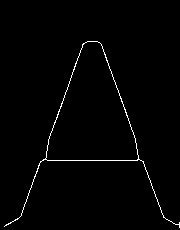
%> input picture ui/skeletonized/ss2.png, 180 x 230 px
$ octave segmentation_test.m   (GNU Octave 9; MATLAB toolbox functions it lacks are replaced by stand-ins)
%> lines starting %> are read from the running program, lines starting %| are printed output that depends on the picture; in (x1, y1, x2, y2) boxes, pixels count from 0 and x2, y2 are one past the last pixel; in counts of white or black regions, pixels touching at a corner belong together; the program's own positions count from 1
### character_segmentation/prototyping/find_circles.m
function [centers, radii, votes] = find_circles(BW, radius_range, thresh, nhood)

    centers = [];
    radii = [];
    votes = [];

    for i = 1:length(radius_range)

        H = hough_circles_acc(BW, radius_range(i));
        %cur_centers = hough_peaks(H, 'numpeaks', 5, 'Threshold', 0.85 * max(H(:)), 'NHoodSize', floor(size(H) / 100.0) * 2 + 1);
        cur_centers = hough_peaks(H, 'numpeaks', 5, 'Threshold', thresh * max(H(:)), 'NHoodSize', [nhood nhood]);
%         cur_centers = hough_peaks(H, 'numpeaks', 50, 'Threshold', 0.90 * max(H(:))'NHoodSize', [50 50]);
        for j = 1:size(cur_centers,1)
            cur_vote = H(cur_centers(j,1), cur_centers(j,2));
            votes = [votes; cur_vote];
        end
        centers = [centers; cur_centers];
        radii = [radii; repmat(radius_range(i), size(cur_centers,1), 1)];

    end


    % Remove centers that are too close based on votes
    i = 1;
    nHoodSize = nhood;
    centers_x = centers(:,1);
    centers_y = centers(:,2);
    while i <= length(votes)
        max_peak_x = centers_x(i) + (nHoodSize - 1)/2;
        min_peak_x = centers_x(i) - (nHoodSize - 1)/2;
        max_peak_y = centers_y(i) + (nHoodSize - 1)/2;
        min_peak_y = centers_y(i) - (nHoodSize - 1)/2;

        in_range = centers_x < max_peak_x & centers_x > min_peak_x & centers_y < max_peak_y & centers_y > min_peak_y;

        if sum(in_range) > 1
            % Find maximum vote and remove others
            idx = 1:length(centers_x);
            kept_idx = idx(in_range);
            [max_val, max_idx] = max(votes(in_range));
            in_range(kept_idx(max_idx)) = 0;
            votes(in_range) = [];
            centers(in_range) = [];
            radii(in_range) = [];
            centers_x(in_range) = [];
            centers_y(in_range) = [];
        end
        i = i + 1;
    end

    centers = [centers_x, centers_y];

end

### character_segmentation/prototyping/hough_circles_acc.m
function H = hough_circles_acc(BW, radius)
    % Compute Hough accumulator array for finding circles.
    %
    % BW: Binary (black and white) image containing edge pixels
    % radius: Radius of circles to look for, in pixels

    % TODO: Your code here

    % Loop through each edge point of the image, and draw the circle
    H = zeros(size(BW));
    for i = 1:size(BW,1)
        for j = 1:size(BW,2)
            if BW(i,j) == 1

                theta = 0:1:360;
                x_val = round((radius*cosd(theta)) + j);
                y_val = round((radius*sind(theta)) + i);

                for k = 1:length(x_val)
                    if (x_val(k) > 0 && x_val(k) <= size(H, 1) && y_val(k) > 0 && y_val(k) <= size(H,2))
                        H(x_val(k), y_val(k)) = H(x_val(k), y_val(k))+ 1;
                    end
                end

            end
        end
    end

end

### character_segmentation/prototyping/hough_peaks.m
function peaks = hough_peaks(H, varargin)
    % Find peaks in a Hough accumulator array.
    %
    % Threshold (optional): Threshold at which values of H are considered to be peaks
    % NHoodSize (optional): Size of the suppression neighborhood, [M N]
    %
    % Please see the Matlab documentation for houghpeaks():
    % http://www.mathworks.com/help/images/ref/houghpeaks.html
    % Your code should imitate the matlab implementation.

    %% Parse input arguments
    p = inputParser;
    addOptional(p, 'numpeaks', 1, @isnumeric);
    addParameter(p, 'Threshold', 0.7 * max(H(:)));
    addParameter(p, 'NHoodSize', floor(size(H) / 100.0) * 2 + 1);  % odd values >= size(H)/50
    parse(p, varargin{:});

    numpeaks = p.Results.numpeaks;
    threshold = p.Results.Threshold;
    nHoodSize = p.Results.NHoodSize;

    %% TODO: Your code here

    % Find values greater than threshold
    [peaks_x, peaks_y] = find(H > threshold);

    % Apply neighborhood
    i = 1;
    while i <= length(peaks_x)
        max_peak_x = peaks_x(i) + (nHoodSize(1) - 1)/2;
        min_peak_x = peaks_x(i) - (nHoodSize(1) - 1)/2;
        max_peak_y = peaks_y(i) + (nHoodSize(2) - 1)/2;
        min_peak_y = peaks_y(i) - (nHoodSize(2) - 1)/2;

        in_range = peaks_x < max_peak_x & peaks_x > min_peak_x & peaks_y < max_peak_y & peaks_y > min_peak_y;

        if sum(in_range) > 1
            % Find maximum vote and remove others
            idx = 1:length(peaks_x);
            kept_idx = idx(in_range);
            max_val = H(peaks_x(kept_idx(1)), peaks_y(kept_idx(1)));
            max_idx = kept_idx(1);
            for j = 2:length(kept_idx)
                if (max_val < H(peaks_x(kept_idx(j)), peaks_y(kept_idx(j))))
                    max_val = H(peaks_x(kept_idx(j)), peaks_y(kept_idx(j)));
                    max_idx = kept_idx(j);
                end
            end
            in_range(max_idx) = 0;
            peaks_x(in_range) = [];
            peaks_y(in_range) = [];
        end

        i = i + 1;
    end

    % Order based on max
    max_vals = [];
    for i = 1:length(peaks_x)
        max_vals = [max_vals; H(peaks_x(i), peaks_y(i))];
    end
    % Get top numpeaks
    [~,idx] = sort(max_vals, 'descend');
    peaks = [peaks_x(idx), peaks_y(idx)];
    if length(peaks) > numpeaks
        peaks = peaks(1:numpeaks, :);
    end
end

### character_segmentation/prototyping/segmentation_test.m
clear
clc
close

%% Import image
img = imread('C:\Users\yasse\Desktop\Senior Design\whiteboard-typewriter\ui\skeletonized\ss2.png');
%> img is the input picture: size 230x180 uint8; 1.3% white in thin lines or dots, all inside (x1, y1, x2, y2) = (4, 41, 180, 228)
img = img(:,:,1);

% img = imresize(img, 2);

%% Skeletonization
img = imbinarize((img));
img_skel = img;

BW = img_skel;
[H,T,R] = hough(BW);
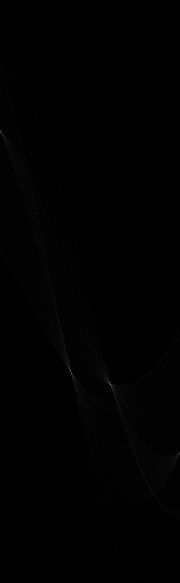
%> H: size 583x180 double; min 0, max 130, mean 0.9
%> T = 180 values from -90 to 89; R = 583 values from -291 to 291

P  = houghpeaks(H,10,'threshold',ceil(0.1*max(H(:))));
%> P = [385 111; 371 71; 132 1; 363 69; 379 74; 382 108; 393 114; 386 114; 136 4; 356 67]
x = T(P(:,2)); y = R(P(:,1));
%> after `x = T(P(:,2))`: x = [20 -20 -90 -22 -17 17 23 23 -87 -24]
%> after `y = R(P(:,1))`: y = [93 79 -160 71 87 90 101 94 -156 64]

lines = houghlines(BW,T,R,P,'FillGap',5,'MinLength',7);
%> lines = 14 lines; longest, point1 to point2 (x, y): (43, 161) to (142, 161), (144, 162) to (164, 218), (21, 217) to (41, 163), (119, 93) to (137, 145), (145, 167) to (162, 211), (103, 49) to (117, 88)
figure, imshow(img_skel), hold on
max_len = 0;
for k = 1:length(lines)
   xy = [lines(k).point1; lines(k).point2];
   plot(xy(:,1),xy(:,2),'LineWidth',2,'Color','green');

   img_skel(xy(1,2):xy(2,2),xy(1,1):xy(2,1))=0;

   % Plot beginnings and ends of lines
   plot(xy(1,1),xy(1,2),'x','LineWidth',2,'Color','yellow');
   plot(xy(2,1),xy(2,2),'x','LineWidth',2,'Color','red');

   % Determine the endpoints of the longest line segment
   len = norm(lines(k).point1 - lines(k).point2);
   if ( len > max_len)
      max_len = len;
      xy_long = xy;
   end
end
%> this loop made 14 passes
%> (len, max_len, xy_long) on passes 1, 5, 6: (57.58, 57.58, [21 217; 41 163]), (59.46, 59.46, [144 162; 164 218]), (99, 99, [43 161; 142 161])
%> (xy, len) on passes 2, 3, 4, 7, 8, 9: ([70 82; 84 45], 39.56), ([103 49; 117 88], 41.44), ([119 93; 137 145], 55.03), ([145 167; 162 211], 47.17), ([119 91; 131 127], 37.95), ([137 147; 139 156], 9.22)
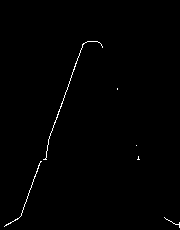
%> img_skel: size 230x180 logical; 0.64% white in thin lines or dots, all inside (x1, y1, x2, y2) = (4, 41, 180, 228)
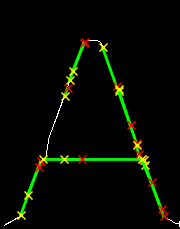
%> figure redrawn from the program's plot data


%% GHT - Circles
[centers, radii, votes] = find_circles(img_skel, [20:1:1000], 0.5, 50);
%> the loop in find_circles, `for i = 1:length(radius_range)` made 1 pass
%> pass 1, in find_circles, `H = hough_circles_acc(BW, radius_range(i));`:
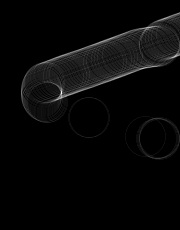
%> H: size 230x180 double; min 0, max 54, mean 1.6; drawn with min black and max white
%> the run ends on the next line
